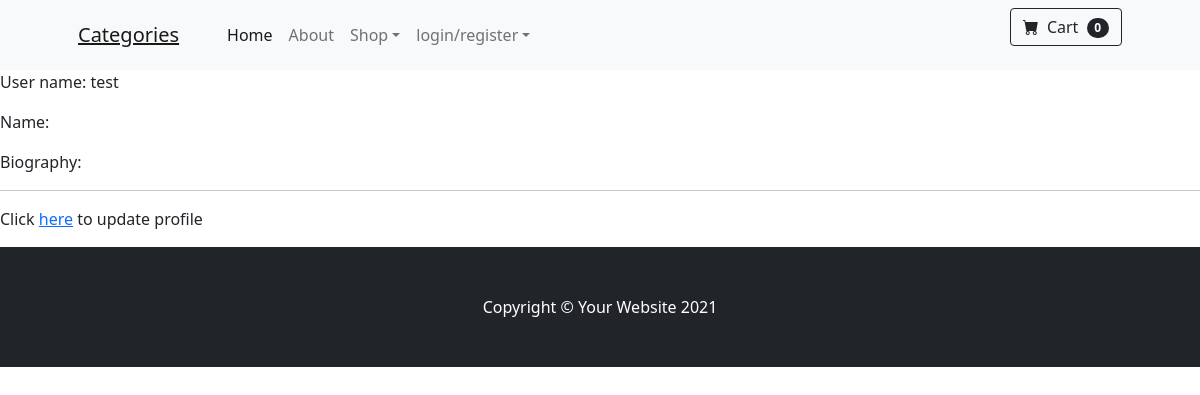
/accounts/profile/1, run on an earlier commit of the app's database.
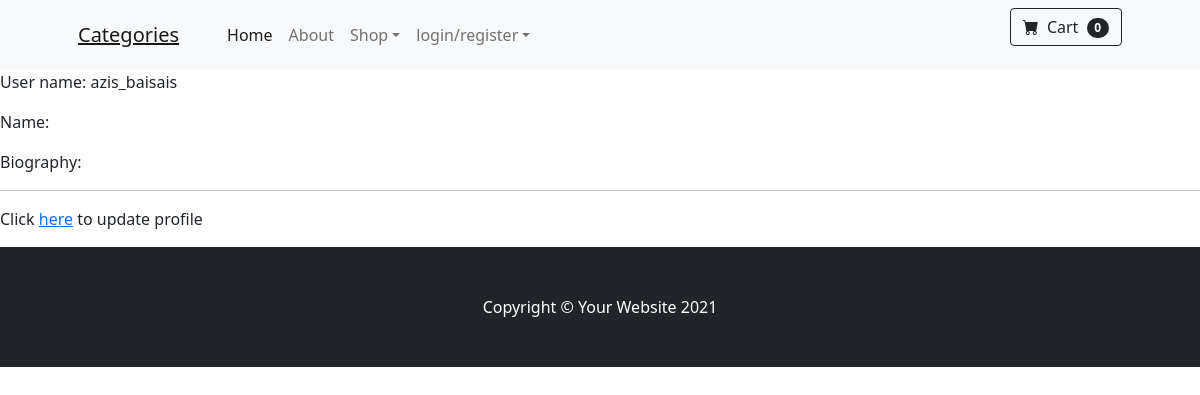
And on a later commit of the database.
### MixWebShop/models.py (models this page shows, shortened)
class Profile(models.Model):
    user = models.OneToOneField(User, on_delete=models.CASCADE, related_name='profile')
    name = models.TextField(max_length=100, null=True)
    surname = models.TextField(max_length=100, null=True)
    date_of_birth = models.DateField(max_length=10, null=True)

### MixWebShop/views.py (the view)
# urls.py: path('accounts/profile/<int:pk>', ProfileDetail.as_view(),  name='profile_detail'),
class ProfileDetail(DetailView):
    template_name = 'profile_detail.html'
    model = Profile
    context_object_name = 'profile'

### MixWebShop/templates/profile_detail.html
{% extends "base.html" %}
{% block content %}
<p>User name: {{profile.user.username}}</p>
<p>Name: {{profile.user.firstname}}</p>
<p>Biography: {{profile.biography}}</p>
<hr>
<p>Click <a href="{% url 'profile_update' user.profile.pk %}">here</a> to update profile</p>
{% endblock %}

What changed in the data, as far as the page shows it:
changed Profile: user.username "test" → "azis_baisais"
